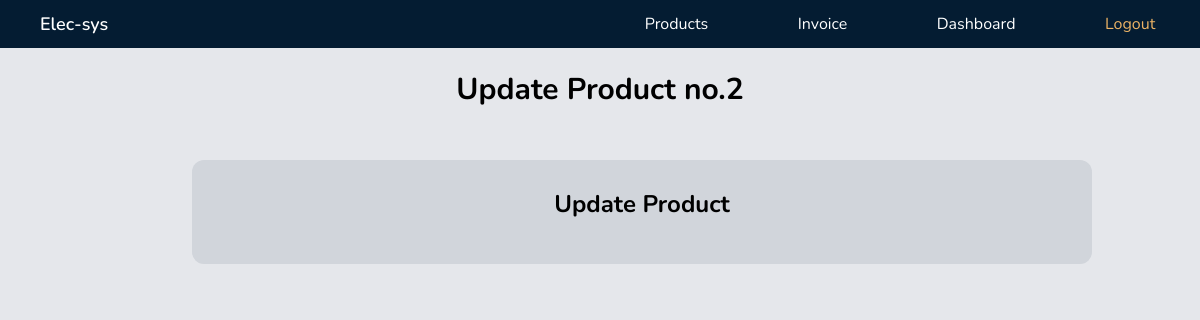
Before: /products/2/update/ (signed in) with the older database file.
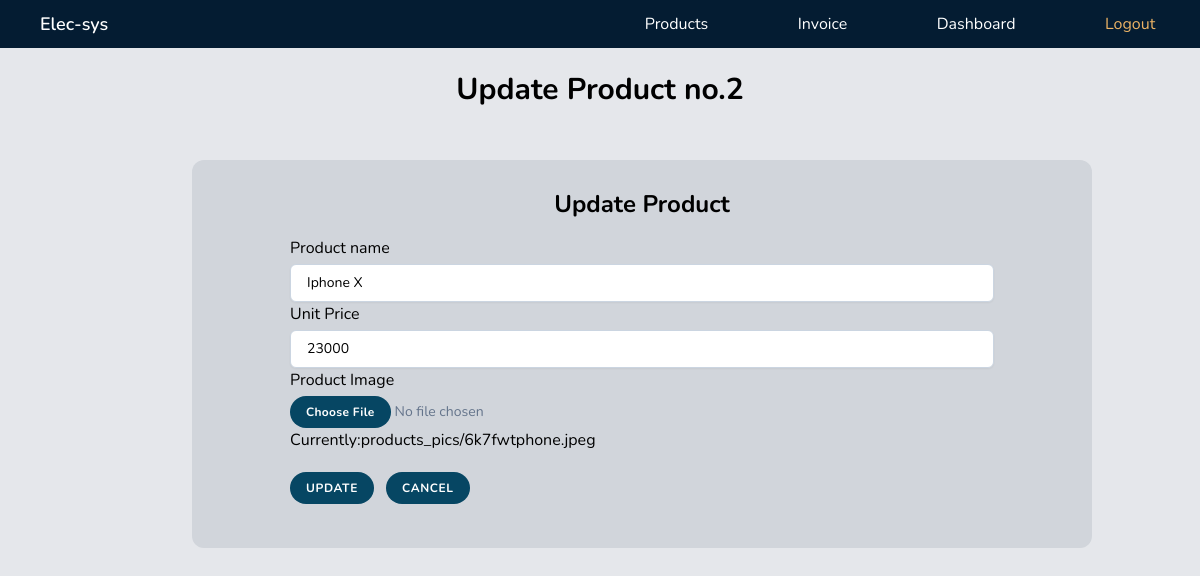
After: the same page with the newer database file.
### core/models.py (models this page shows, shortened)
class Product(models.Model):
    product_name = models.CharField(max_length=100)
    unit_price = models.PositiveIntegerField()
    product_image = models.ImageField(default="default_product.png", upload_to="products_pics")

### core/views.py (the view, shortened to what this page needs)
# urls.py: path("products/<int:pk>/update/", views.updateproduct, name="updateproduct"),
@login_required
def updateproduct(request,pk):
    product={}
    fields = { 'normal_fields':['product_name','unit_price',],'file_fields':['product_image']}
    dir = 'products_pics/'
    if request.method == 'GET':
        with connection.cursor() as cursor:
            cursor.execute('select * from core_product where id = %s',[int(pk)])
            product = dictfetchall(cursor)
        context={
        'products':product,
        'pk':pk,
        }
        return render(request,"core/updateproduct.html",context)

### core/views.py (called while the page is built)
def dictfetchall(cursor):
    desc = cursor.description
    return [
        dict(zip([col[0] for col in desc], row))
        for row in cursor.fetchall()
    ]

### core/templates/core/updateproduct.html (shortened to what this page needs)
{% extends "core/base.html" %}
{% block content %}
{% load static %}
<header class="text-center pt-6 relative ">
  <h1 class="text-3xl font-bold">Update Product no.{{pk}}</h1>
  <br />
</header>
<br />
<section class="absolute top-28 ml-48 bg-gray-300 w-9/12 h-fit py-7 flex items-center justify-around rounded-xl ">
  <div>
    <h2 class="font-bold text-2xl text-center">Update Product</h2>
    <div class="m-4">
      {% for p in products  %}
      <form method="POST" enctype=multipart/form-data>
        <fieldset>
        <label for="product_name">Product name</label>
        <input type="text" class="text-field" name="product_name" id="" value="{{p.product_name}}" autofocus>
        <label for="unit_price">Unit Price</label>
        <input type="number" class="text-field" min="0" name="unit_price" id="" value="{{p.unit_price}}">
        <label for="product_image">Product Image</label>
        <input type="file" class="file-ip" accept="image/*" name="product_image" id="" value="{{p.product_image}}">
        <a href="/media/{{p.product_image}}">Currently:{{p.product_image}}</a>
        </fieldset>
        <button type="submit" class="btn mt-5">Update</button>
        <a class = "btn ml-2" href="{% url 'productslist' %}">Cancel</a>
      </form>
      {% endfor %}
    </div>
  </div>
</section>
{% endblock content %}

Changed rows visible on the page:
added Product: product_name "Iphone X", unit_price "23000", product_image "products_pics/6k7fwtphone.jpeg"
